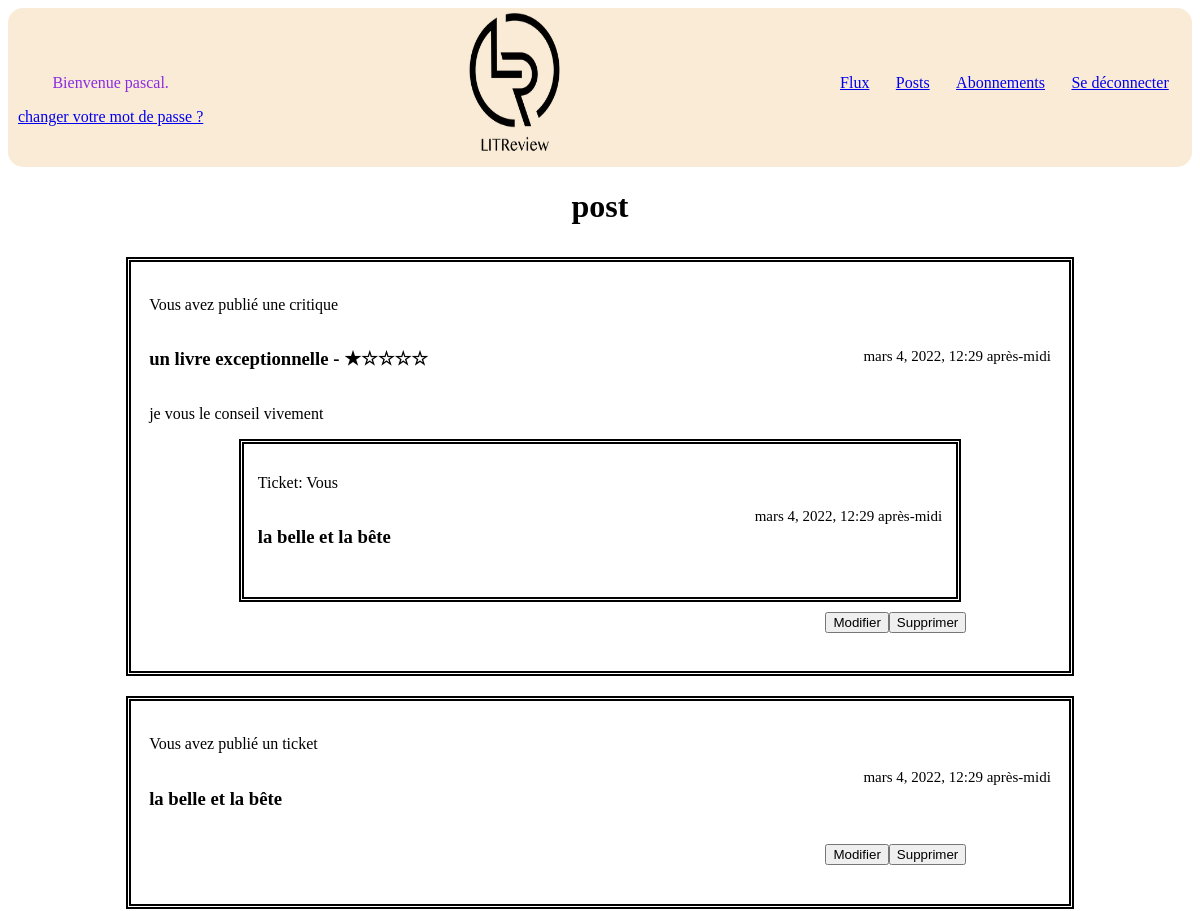
Before: /posts/ (signed in, upper part) with the older database file.
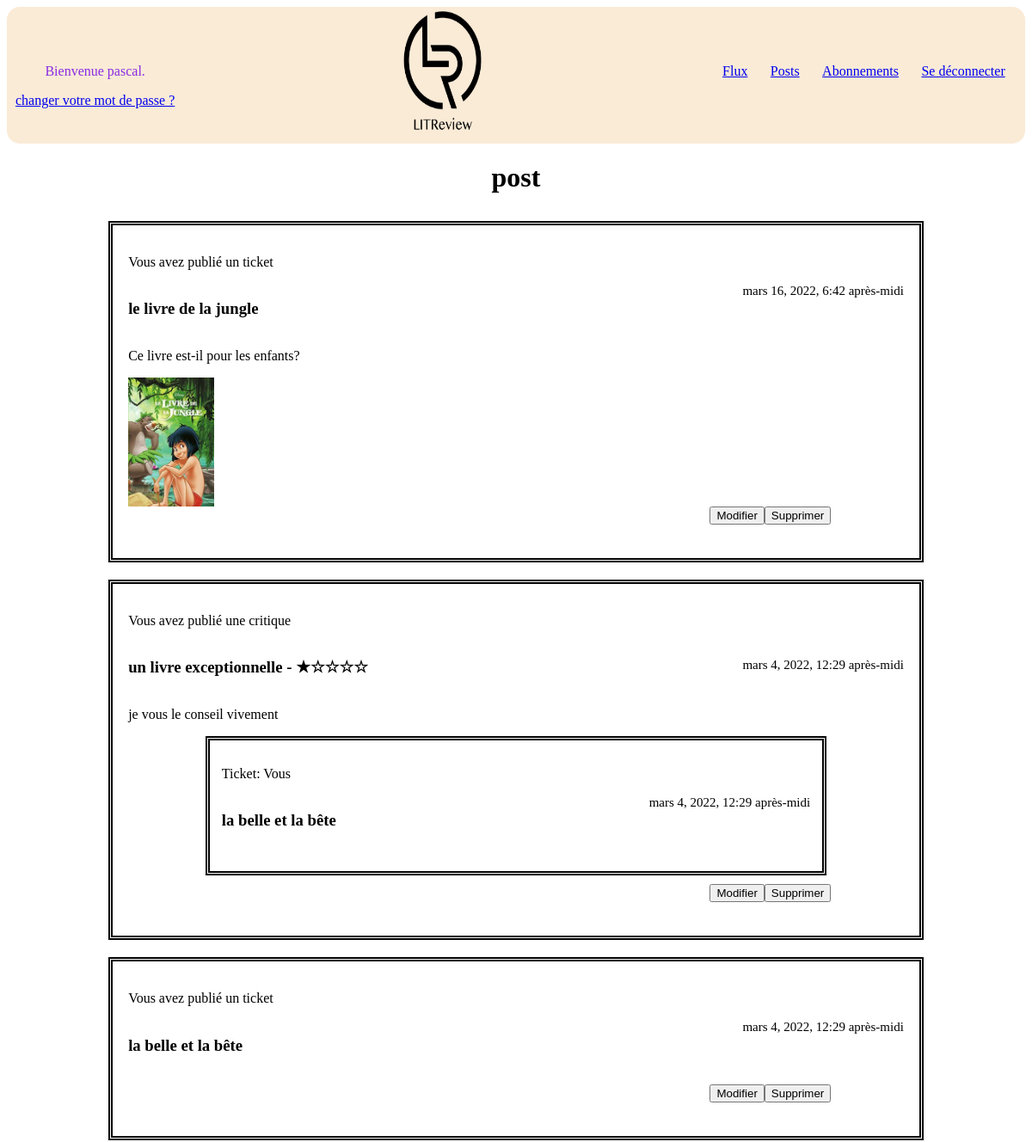
After: the same page with the newer database file.
### ticketing/models.py (models this page shows, shortened)
class Review(models.Model):
    ticket = models.ForeignKey(to=Ticket, on_delete=models.CASCADE)
    rating = models.fields.PositiveSmallIntegerField(
        validators=[MinValueValidator(0), MaxValueValidator(5)])
    header = models.fields.CharField(max_length=128)
    body = models.fields.TextField(max_length=8192, blank=True)
    user = models.ForeignKey(
        to=settings.AUTH_USER_MODEL, on_delete=models.CASCADE)
    time_created = models.DateTimeField(auto_now_add=True)
    @property
    def type(self):
        return "review"
    @property
    def stars(self):
        result = ""
        for i in range(5):
            result += "★" if i < self.rating else "☆"
        return result

class Ticket(models.Model):
    title = models.fields.CharField(max_length=128)
    description = models.fields.TextField(max_length=2048, blank=True)
    user = models.ForeignKey(
        to=settings.AUTH_USER_MODEL,
        on_delete=models.CASCADE)
    image = models.ImageField(null=True, blank=True)
    time_created = models.fields.DateTimeField(auto_now_add=True)
    @property
    def type(self):
        return "ticket"

### ticketing/views.py (the view)
# urls.py: path('posts/', ticketing.views.posts, name='posts'),
@login_required
def posts(request):
    tickets = models.Ticket.objects.filter(user=request.user)
    reviews = models.Review.objects.filter(user=request.user)
    posts = list(tickets) + list(reviews)
    posts.sort(key=lambda x: x.time_created, reverse=True)
    context = {'posts': posts}
    return render(request, 'ticketing/posts.html', context)

### ticketing/templates/ticketing/posts.html (shortened to what this page needs)
{% extends 'base.html' %}
{% block content %}
    <h1>post</h1>
    {% for post in posts %}
        <div class = "post">
            {% if post.type == "ticket" %}
                <p> Vous avez publié un ticket </p>
                {% include "ticket.html" %}
            {% elif post.type == "review" %}
                {% include "review.html" %}
            {% endif %}
            <div class="envoyer">
                <form method="GET" action="{% url 'post-update' post.type post.id %}">
                    <button type='submit'>Modifier</button>
                </form>
                <form method="GET" action="{% url 'post-delete' post.type post.id %}">
                    <button type='submit'>Supprimer</button>
                </form>
            </div>
        </div>
    {% endfor %}
{% endblock content %}

### templates/ticket.html
<div class="en_tete">
    <h3>{{ post.title}}</h2>
    <span>{{ post.time_created }}</span>
</div>
<p>{{ post.description }}</p>
{% if post.image %}
    <img class="image-ticket" src = '{{ post.image.url }}' width="25%", height="25%">
{% endif %}

### templates/review.html
{% if user == post.user %}
        <p> Vous avez publié une critique</p>
{% else %}
        <p>{{post.user }} a publié une critique</p>
{% endif %}
<div class="en_tete">
        <h3>{{ post.header}} - {{post.stars}}<h3>
        <span>{{ post.time_created}}</span>
</div>
<p>{{ post.body}}</p>
<div class="post">
        {% if user == post.ticket.user %}
                <p>Ticket: Vous </p>
        {% else %}
                <p>Ticket: {{post.ticket.user }} </p>
        {% endif %}
        {% include "ticket.html" with post=post.ticket %}
</div>

Changed rows visible on the page:
added Ticket: title "le livre de la jungle", time_created "mars 16, 2022, 6:42 après-midi", description "Ce livre est-il pour les enfants?", image (picture)
